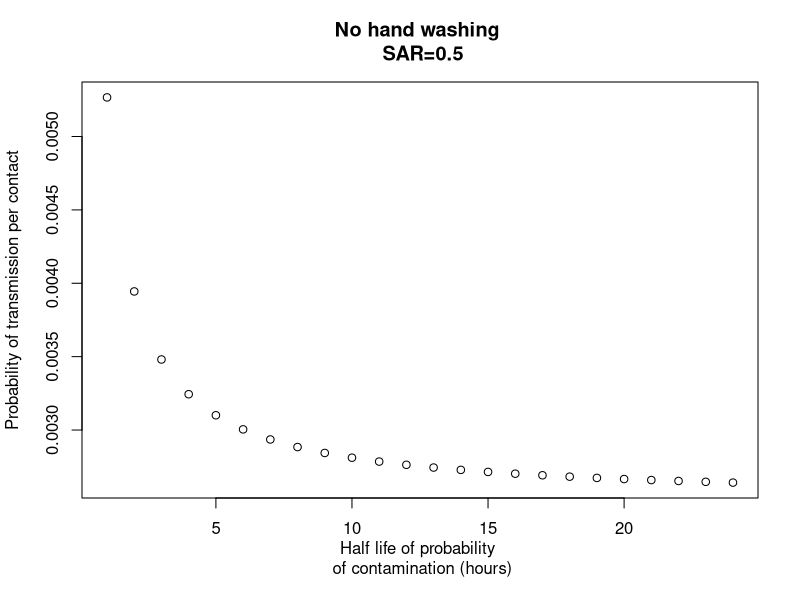
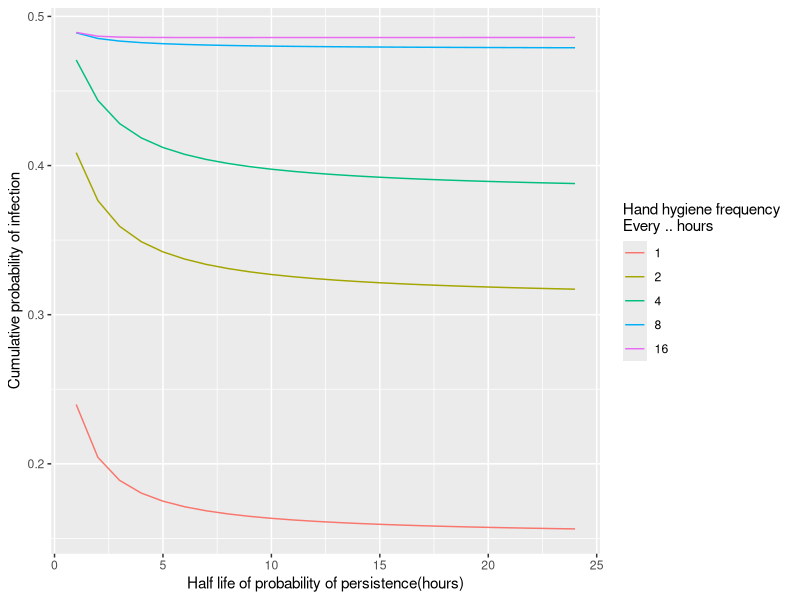
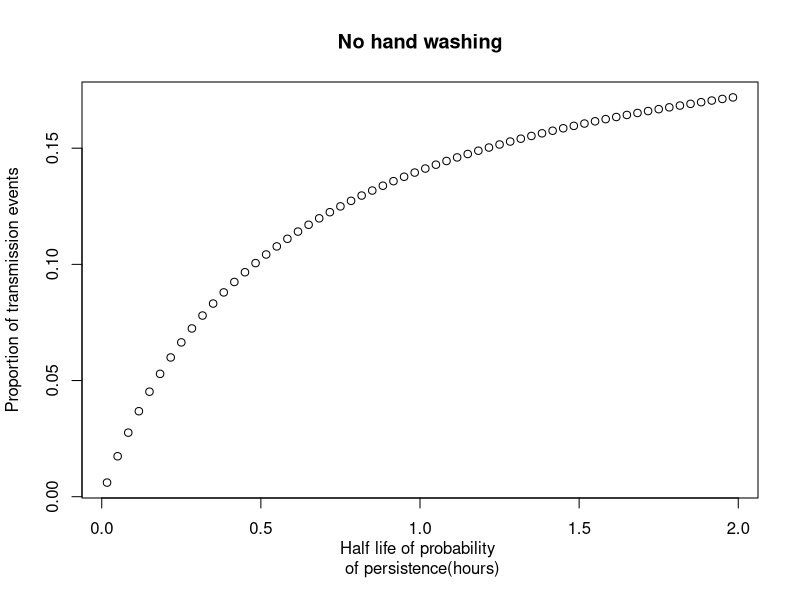
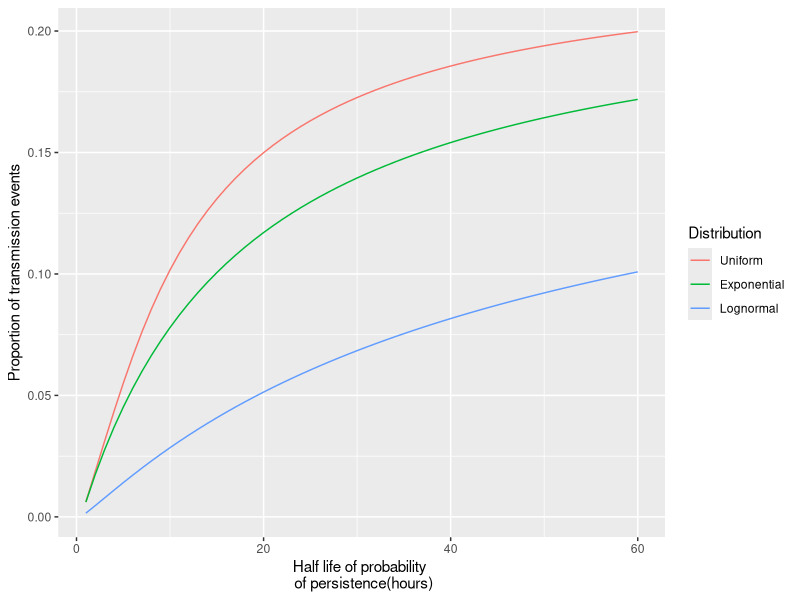

Recreate these plots in R, in order.
# =============================================================================== #
# Hand hygiene covid-19 model 
# =============================================================================== #
# Packages
library(ggplot2)
library(tidyr)
library(dplyr)

# Generate times according to exponential distribution
# Exponentially distributed time-to-event until time t_end
exp.times <- function(t_end, rate){
  t <- t_temp <- NULL
  t0 <- t_max <- 0
  while(t_max< t_end){
    temp <- rexp(1, rate=rate)
    t_temp <- c(t_temp, temp)
    t_max <- t_max + temp
    t <-c(t, t_max) 
  }
  if(t[length(t)]>t_end) {
    t <- t[-length(t)]
    t_temp <- t_temp[-length(t_temp)]
  }
  return(list(t=t,t_temp=t_temp))
}

lognormal.times <- function(t_end, c_mean, c_sd){
  t <- t_temp <- NULL
  t0 <- t_max <- 0
  while(t_max< t_end){
    temp <- rlnorm(1, meanlog=c_mean, sdlog=c_sd)
    t_temp <- c(t_temp, temp)
    t_max <- t_max + temp
    t <-c(t, t_max) 
  }
  if(t[length(t)]>t_end) {
    t <- t[-length(t)]
    t_temp <- t_temp[-length(t_temp)]
  }
  return(list(t=t,t_temp=t_temp))
}

# =============================================================================== #
# Household function
# =============================================================================== #
# unit of time = hour
# c_rate = Rate at which hands of person is contaminated
# f_rate = Rate at which hands touch face (per unit of time)
# halflife = Time until probability of persistence is halved (per unit of time)
# f_times = Mean number of times at which hands touch face (per unit of time)
# t_end = Time period (default: 24 hours)
# eps = Probability of transmission per contact
# HW = Option for hand washing frequency (1=fixed regular times, 2=exponential)
# For HW=1: t_reg = regular, fixed times between hand washing
# For HW=2: hw_mean = mean for exponential distribution of hand washing times
# CT = Option for distribution of carriage duration
# =============================================================================== #

household.fun <- function(hh_num=1,t_end=24, 
                          CT = 2, c_mean=1, c_sd=1, halflife=1, 
                          f_rate=2, eps=0.01,
                          HW = 1, hw_mean=10/60,
                          seed=NULL){
  if(!is.null(seed)) set.seed(seed)
  # rate for exponential decay computed from halflife
  v_rate <- -log(0.5)/halflife
  
  p_inf <- rep(NA, hh_num)
  for(h in 1:hh_num){
    # Contamination times
    if(CT==1){ # Fixed times (constant)
      t_c<- seq(0, t_end, by = c_mean)
    }else if(CT==2){ # Exponential distrbution
      t_c <- exp.times(t_end,1/c_mean)$t
    }else if(CT==3){ # Log-normal (heavy-tail)
      t_c <- lognormal.times(t_end,c_mean,c_sd)$t
    }

    
    # Hand washing times/events
    t_HW <-NULL
    if(HW==1){# Hand washing at fixed times
      t_HW <- seq(0, t_end, by = hw_mean)
    }else if(HW==2){# Hand washing at random times (Poisson)
      t_HW <- exp.times(t_end, 1/hw_mean)$t
    }else if(HW==3){# Event-prompted hand washing
      # TBD
    }
    
    # Face-touching events
    # For now: poisson distribution for events/exponential distribution for times
    t_f <- exp.times(t_end, f_rate)$t

    # Compute probability of persistence at face-touching events
    # For now: Exponential distribution 
    v <- rep(0, length(t_f)) # prob. of contamination at face touching events
    for(i in 1:length(t_f)){
      ind <- which(t_c<=t_f[i])
      if(length(ind)>0){
        # Last contamination event/time
        last <- t_c[ind[length(ind)]] 
        if(HW==0) v[i] <- exp(-v_rate*(t_f[i]-last)) # No handwashing events
        else{
          # Was there a hand washing in between contamination and face-touching?
          ind_HW <- intersect(which(t_HW>=last), which(t_HW<t_f[i]))
          if(length(ind_HW)>0) v[i] <- 0 # yes
          else v[i] <- exp(-v_rate*(t_f[i]-last)) # no
        }
      }
    }
    
    # Force of infection
    foi <- eps*v
    # Probability of infection
    p_inf[h] <- 1-exp(-sum(foi))
  }
  return(list(p_inf=p_inf, v=v, t_c=t_c, t_f=t_f, t_HW=t_HW))
}

# Calculate epsilon (prob. of transmission per contact) in scenario with no HW
# Fixed SAR
compute.eps <- function(t_end,c_mean,f_rate,halflife, SAR=0.5, seed=NULL){
  if(!is.null(seed)) set.seed(seed)
  t_c <- exp.times(t_end,1/c_mean)$t
  t_f <- exp.times(t_end, f_rate)$t
  v_rate <- -log(0.5)/halflife
  sum <- 0
  for(i in 1:length(t_f)){
    ind <- which(t_c<=t_f[i])
    if(length(ind)>0){
      last <- t_c[ind[length(ind)]] 
      sum <- sum + exp(-v_rate*(t_f[i]-last))
    }
  }
  return(-log(SAR)/sum)
}


###############################

# Without hand washing
dc <- seq(1,24)
eps <- probTrans <- meanP <- rep(0,length(dc))
for(i in 1:length(dc)){
  eps[i] <- compute.eps(t_end=24,c_mean=1,f_rate=11,halflife=dc[i], SAR=0.5, seed=12345)
  p <- household.fun(hh_num=1, HW=0, f_rate=11, eps=eps[i], halflife=dc[i],seed=12345)$v
  meanP[i] <- mean(p)
}

plot(dc, eps, 
     xlab="Half life of probability \n of contamination (hours)", 
     ylab="Probability of transmission per contact",
     main="No hand washing \n SAR=0.5")

# =============================================================================== #
# how transmission prob in a 2 person household changes with hand hygiene 
# frequency as a function of duration of contamination (but where parameters are 
# constrained to give the same secondary attack rate in the absence of hand hygiene)
# =============================================================================== #
# hw <- c(1,2,3,6,12,15,20)
hw <- c(1,2,4,8,16)
dc <- seq(1,24)
data <- dataInf <- NULL
for(h in hw){
  eps <- probTrans <- meanP <- pInf <- rep(0,length(dc))
  for(i in 1:length(dc)){
    eps[i] <- compute.eps(t_end=24,c_mean=1,f_rate=11,halflife=dc[i], seed=12345)
    pInf[i] <- household.fun(hh_num=1, HW=1,hw_mean=h, f_rate=11, eps=eps[i], halflife=dc[i],seed=12345)$p_inf
  }
  dataInf <- cbind(dataInf, pInf)
}

dataInf <- as.data.frame(dataInf)
colnames(dataInf) <- 1:ncol(dataInf)
rownames(dataInf) <- 1:nrow(dataInf)
dataInf %>% gather() %>% group_by(key) %>% 
  mutate(x=1:n()) %>%
  ggplot(aes(x=x, y=value,group=key,color=key)) + 
  geom_line() +
  xlab("Half life of probability of persistence(hours)") + 
  ylab("Cumulative probability of infection") + 
  scale_color_discrete(name="Hand hygiene frequency \nEvery .. hours",
                       labels=hw)

# =============================================================================== #
# plot of how many transmission events (in a population of 100 two person 
# households say) result from hands that have been contaminated for at least x 
# minutes in the absence of hand hygiene (so x axis is minutes, y axis is 
# proportion of transmission events)
# =============================================================================== #
dc <- seq(1,2*60,by=2)/60
p <- rep(0, length(dc))
for(i in 1:length(dc)){
  p[i] <- mean(household.fun(hh_num=100, HW=0, f_rate=11, eps=0.001, halflife=dc[i],seed=12345)$p_inf)
}
plot(dc, p, 
     xlab="Half life of probability \n of persistence(hours)", ylab="Proportion of transmission events",
     main="No hand washing")


# =============================================================================== #
# exploration of whether distribution of duration of carriage duration matters. 
# i.e. are results the same if duration is constant or exponential 
# (with the same mean) - or heavy-tailed 
# =============================================================================== #
dc <- seq(1,2*60,by=2)/60
p <- q <- r <- rep(0, length(dc))
for(i in 1:length(dc)){
  p[i] <- mean(household.fun(hh_num=100, HW=0, CT=1, c_mean=1,f_rate=11, eps=0.001, halflife=dc[i],seed=12345)$p_inf)
  q[i] <- mean(household.fun(hh_num=100, HW=0, CT=2, c_mean=1,f_rate=11, eps=0.001, halflife=dc[i],seed=12345)$p_inf)
  r[i] <- mean(household.fun(hh_num=100, HW=0, CT=3, c_mean=1,c_sd=1, f_rate=11, eps=0.001, halflife=dc[i],seed=12345)$p_inf)
}

dataSens <- as.data.frame(cbind(p,q,r)) 
colnames(dataSens) <- 1:ncol(dataSens)
dataSens %>% gather() %>% group_by(key) %>% 
  mutate(x=1:n()) %>%
  ggplot(aes(x=x, y=value,group=key,color=key)) + 
  geom_line() +
  xlab("Half life of probability \n of persistence(hours)") + 
  ylab("Proportion of transmission events") + 
  scale_color_discrete(name="Distribution",
                       labels=c("Uniform","Exponential","Lognormal"))

